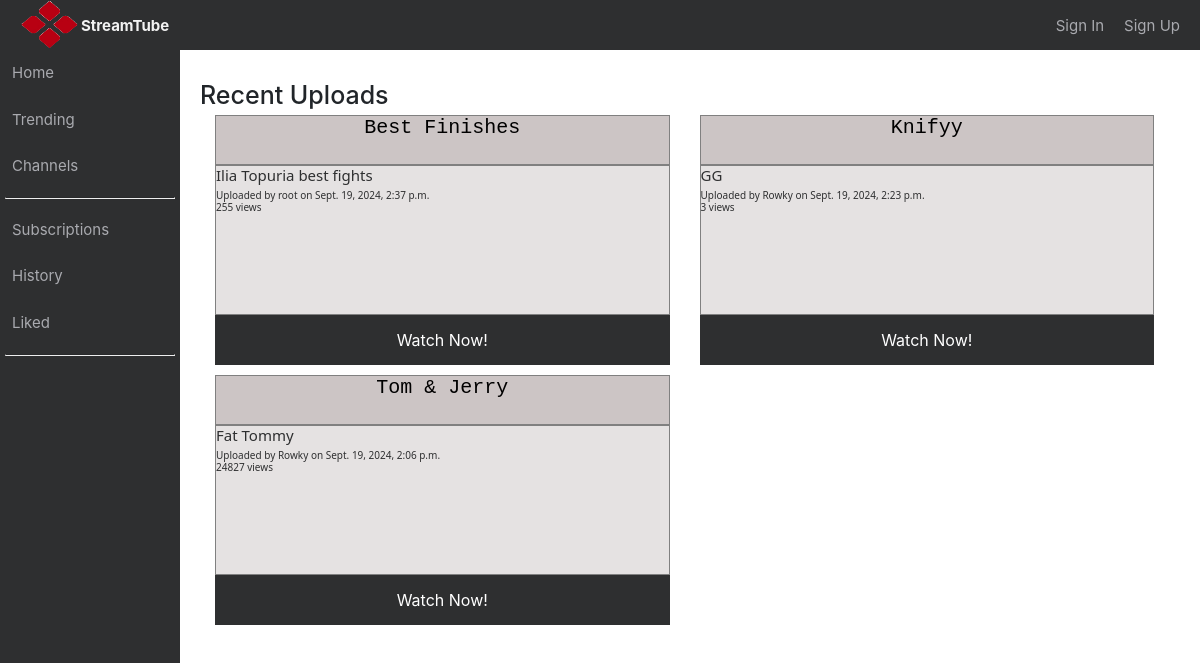
The page / on the database its author committed.
### youtube/models.py (models this page shows)
class Video(models.Model):
    title = models.CharField(max_length=30)
    description = models.TextField(max_length=300)
    path = models.CharField(max_length=60)
    datetime = models.DateTimeField(blank=False, null=False) #todo: auto_now=True
    user = models.ForeignKey('auth.User', on_delete=models.CASCADE)
    number_of_views = models.IntegerField(blank=True, default=0)

### youtube/views.py (the view, shortened to what this page needs)
# urls.py: path('', HomeView.as_view()),
class HomeView(View):
    template_name = 'index.html'
    def get(self, request):
        most_recent_videos = Video.objects.order_by('-datetime')[:8]
        most_recent_channels = Channel.objects.filter()
        channel = False
        print(request.user.username)
        return render(request, self.template_name, {'menu_active_item': 'home', 'most_recent_videos': most_recent_videos, 'most_recent_channels': most_recent_channels, 'channel': channel})

### youtube/templates/index.html (shortened to what this page needs)
{% extends "parent.html" %}
	{% block body %}
	<div class="video_area">
		<div class="ad_area">
			<h1>Recent Uploads</h1>
			{% for video in most_recent_videos %}
			<div class = "video_advertisement col-md-6">
				<div class="video_title">
					<h2 align="center" style="font-family: Courier New">{{ video.title }}</h2>
				</div>
				<div class="video_description">
					<h4 align="left">{{ video.description }}</h5>
					<h6 align="left, bottom" style="position: relative; float:bottom; margin-bottom:0px">Uploaded by {{ video.user }} on {{ video.datetime }}</h6>
					<h6 align = "left">{{ video.number_of_views }} views</h6>
				</div>
				<div class="watch_now">
					<a href="/video/{{ video.id }}/{{ 1 }}/"><button class="button button5">Watch Now!</button></a>
				</div>
			</div>
			{% endfor %}
		</div>
	</div>
	{% endblock %}

### youtube/static/css/homepage.css (style rules this page uses)
* { padding: 0; margin: 0; font-size: 15px; }
.video_area { float: right; background-color: white; padding: 0; margin: 0; width: 85%; }
.ad_area { float: top; background-color: white; width: 95%; margin-left: 20px; margin-right: 20px; margin-top: 30px; height: 250px; }
.video_advertisement { height: 100%; width: 35%; margin-left: 0px; margin-top: 0px; margin-bottom: 10px; background-color: white; }
.video_title { float: top; width: 100%; height: 20%; background-color: rgb(204, 197, 197); border: 1px solid gray; color: black; box-shadow: #2e2f30 10px; }
.video_description { float: top; width: 100%; height: 60%; border: 1px solid gray; background-color: rgb(229, 226, 226); color: #2e2f30; font-family: 'Segoe UI', Tahoma, Geneva, Verdana, sans-serif; }
.watch_now { float: top; width: 100%; height: 20%; }
.watch_now a { background-color: red; }
.watch_now a button { color: white; background-color: #2e2f30; border: none; }
.button { background-color: #4CAF50; border: none; color: white; text-align: center; text-decoration: none; display: inline-block; font-size: 16px; width: 100%; height: 100%; -webkit-transition-duration: 0.4s; transition-duration: 0.4s; cursor: pointer; }
.button5 { background-color: #858687; color: black; border: 2px solid #555555; }

### rows shown on the page
Video: title "Best Finishes", description "Ilia Topuria best fights", user "root", datetime "Sept. 19, 2024, 2:37 p.m.", number_of_views "255"
Video: title "Knifyy", description "GG", user "Rowky", datetime "Sept. 19, 2024, 2:23 p.m.", number_of_views "3"
Video: title "Tom & Jerry", description "Fat Tommy", user "Rowky", datetime "Sept. 19, 2024, 2:06 p.m.", number_of_views "24827"
